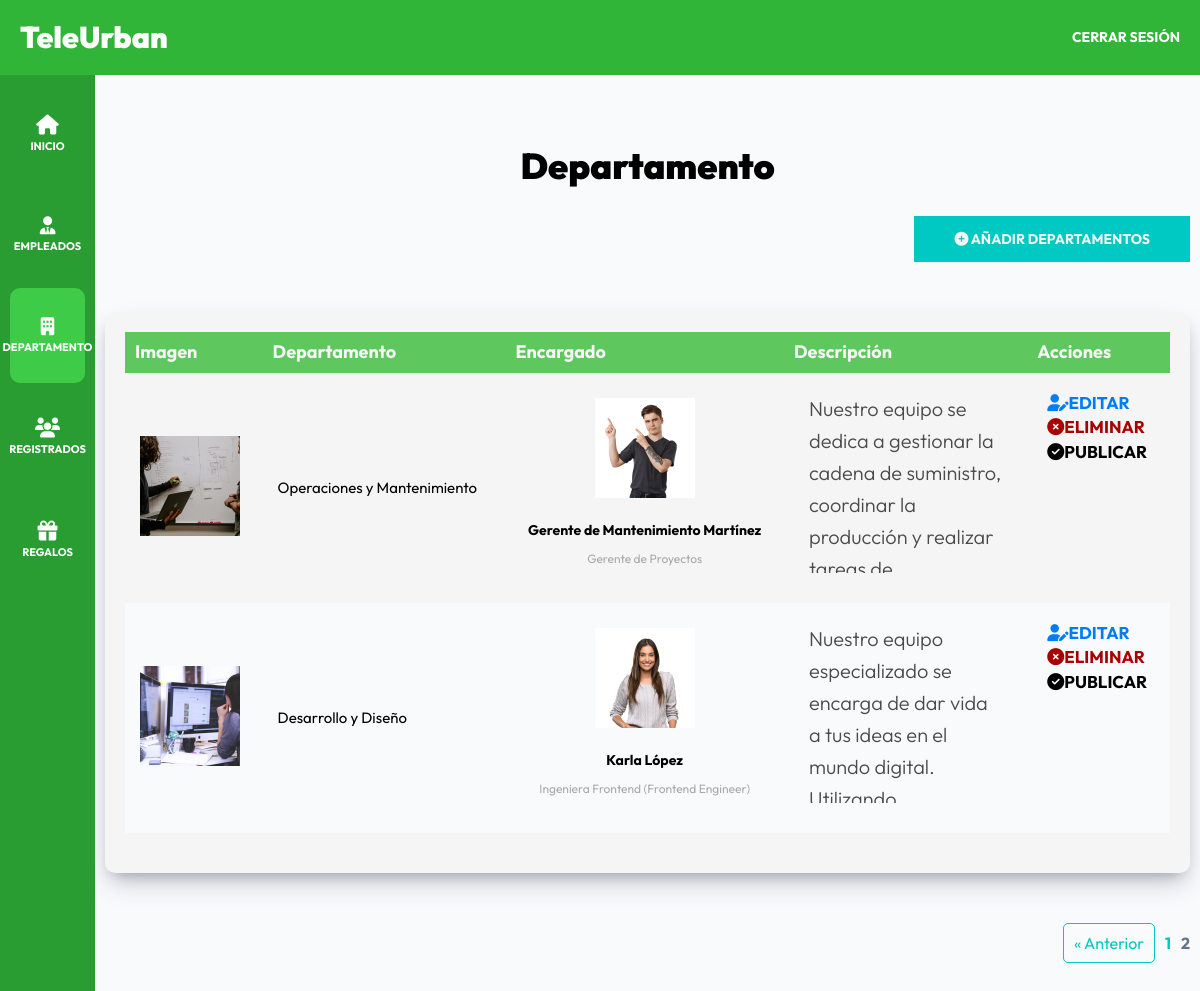
The app's page /admin/departamentos?page=2 (signed in) with its own data.
### tables this page shows
CREATE TABLE `departamentos` (
  `id` bigint NOT NULL AUTO_INCREMENT,
  `nombre_departamento` varchar(250) NOT NULL,
  `id_encargado` bigint NOT NULL,
  `descripcion` text,
  `imagen` varchar(255) DEFAULT NULL,
  PRIMARY KEY (`id`),
  KEY `departamento_ibfk_1` (`id_encargado`),
  CONSTRAINT `departamentos_ibfk_1` FOREIGN KEY (`id_encargado`) REFERENCES `empleados` (`id`)
);

CREATE TABLE `empleados` (
  `id` bigint NOT NULL AUTO_INCREMENT,
  `nombre` varchar(40) DEFAULT NULL,
  `apellido` varchar(40) DEFAULT NULL,
  `ciudad` varchar(20) DEFAULT NULL,
  `pais` varchar(20) DEFAULT NULL,
  `puesto_trabajo` varchar(100) DEFAULT NULL,
  `tags` varchar(255) DEFAULT NULL,
  `redes_sociales` text,
  `imagen` varchar(255) DEFAULT NULL,
  PRIMARY KEY (`id`)
);

### controllers/DepartamentosController.php (called while the page is built, shortened)
<?php
class DepartamentosController {
    public static function index(Router $router) {
        $pagina_actual = $_GET['page'] ?? 1;
        $pagina_actual = filter_var($pagina_actual, FILTER_VALIDATE_INT);
        $registros_por_pagina = 4;
        $total = Departamento::total();
        $paginacion = new Paginacion($pagina_actual, $registros_por_pagina, $total);
        $departamentos = Departamento::paginar($registros_por_pagina, $paginacion->offset());
        foreach ($departamentos as $departamento) {
            $departamento->encargado = Empleado::find($departamento->id_encargado);
        }
        $router->render('admin/departamentos/index', [
            'titulo' => 'Departamento',
            'departamentos' => $departamentos,
            'paginacion' => $paginacion->paginacion()
        ]);
    }
}

### public/index.php (called while the page is built, shortened)
<?php
$router = new Router();
$router->get('/login', [AuthController::class, 'login']);
$router->post('/login', [AuthController::class, 'login']);
$router->post('/logout', [AuthController::class, 'logout']);
$router->get('/registro', [AuthController::class, 'registro']);
$router->post('/registro', [AuthController::class, 'registro']);
$router->get('/olvide', [AuthController::class, 'olvide']);
$router->post('/olvide', [AuthController::class, 'olvide']);
$router->get('/reestablecer', [AuthController::class, 'reestablecer']);
$router->post('/reestablecer', [AuthController::class, 'reestablecer']);
$router->get('/mensaje', [AuthController::class, 'mensaje']);
$router->get('/confirmar-cuenta', [AuthController::class, 'confirmar']);
$router->get('/admin/dashboard', [DashboardController::class, 'index']);
$router->get('/admin/empleados', [EmpleadosController::class, 'index']);
$router->get('/admin/empleados/crear', [EmpleadosController::class, 'crear']);
$router->post('/admin/empleados/crear', [EmpleadosController::class, 'crear']);
$router->get('/admin/empleados/editar', [EmpleadosController::class, 'editar']);
$router->post('/admin/empleados/editar', [EmpleadosController::class, 'editar']);
$router->post('/admin/empleados/eliminar', [EmpleadosController::class, 'eliminar']);
$router->get('/admin/departamentos', [DepartamentosController::class, 'index']);
$router->get('/admin/departamentos/crear', [DepartamentosController::class, 'crear']);
$router->post('/admin/departamentos/crear', [DepartamentosController::class, 'crear']);
$router->get('/admin/departamentos/editar', [DepartamentosController::class, 'editar']);
$router->post('/admin/departamentos/editar', [DepartamentosController::class, 'editar']);
$router->post('/admin/departamentos/eliminar', [DepartamentosController::class, 'eliminar']);
$router->post('/admin/departamentos/publicar', [DepartamentosController::class, 'publicar']);
$router->post('/admin/registrados/aceptar', [EntrevistaController::class, 'aceptar']);
$router->post('/admin/registrados/rechazar', [EntrevistaController::class, 'rechazar']);
$router->get('/admin/registrados/cv', [EntrevistaController::class, 'cv']);
$router->get('/admin/registrados/ver', [EntrevistaController::class, 'verMasInformacion']);
$router->get('/', [PaginasController::class, 'index']);
$router->get('/teleurban', [PaginasController::class, 'nosotros']);
$router->get('/departamentos', [PaginasController::class, 'departamentos']);
$router->get('/departamento', [DepartamentosController::class, 'detalle']);
$router->get('/citas', [CitasController::class, 'crear']);
$router->post('/citas', [CitasController::class, 'crear']);
$router->post('/validar-fecha-hora', [CitasController::class, 'validarFechaHora']);
$router->get('/404', [PaginasController::class, 'error']);
$router->get('/entrevistas', [CitasController::class, 'listar']);
$router->get('/admin/registrados', [EntrevistaController::class, 'index']);
$router->get('/admin/registrados/editar', [EntrevistaController::class, 'editar']);
$router->post('/admin/registrados/editar', [EntrevistaController::class, 'editar']);
$router->post('/admin/registrados/eliminar', [EntrevistaController::class, 'eliminar']);
$router->comprobarRutas();

### models/ActiveRecord.php (called while the page is built, shortened)
<?php
class ActiveRecord {
    protected static $db;
    protected static $tabla = '';
    public static function setDB($database) {
        self::$db = $database;
    }
    public static function consultarSQL($query) {
        $resultado = self::$db->query($query);
        $array = [];
        while($registro = $resultado->fetch_assoc()) {
            $array[] = static::crearObjeto($registro);
        }
        return $array;
    }
    protected static function crearObjeto($registro) {
        $objeto = new static;
        foreach($registro as $key => $value ) {
            if(property_exists( $objeto, $key  )) {
                $objeto->$key = $value;
            }
        }
        return $objeto;
    }
    public static function find($id) {
        $query = "SELECT * FROM " . static::$tabla  ." WHERE id = {$id}";
        $resultado = self::consultarSQL($query);
        return array_shift( $resultado ) ;
    }
    public static function paginar($por_pagina, $offset) {
        $query = "SELECT * FROM " . static::$tabla . " ORDER BY id DESC LIMIT {$por_pagina} OFFSET {$offset} " ;
        $resultado = self::consultarSQL($query);
        return $resultado ;
    }
    public static function total($columna = '', $valor= '') {
        $query = "SELECT COUNT(*) FROM " . static::$tabla ;
        $resultado = self::$db->query($query);
        $total = $resultado->fetch_array();
        return array_shift($total);
    }
}

### views/admin/departamentos/index.php (the view, shortened to what this page needs)
<h2 class="dashboard__heading"><?php echo $titulo; ?></h2>
<div class="dashboard__contenedor-boton">
    <a class="dashboard__boton" href="/admin/departamentos/crear">
        <i class="fa-solid fa-circle-plus"></i>
        Añadir Departamentos
    </a>
</div>
<div class="dashboard__contenedor">
    <?php if (!empty($departamentos)) { ?>
        <table class="table">
            <thead class="table__thead">
                <tr>
                    <th scope="col" class="table__th">Imagen</th>
                    <th scope="col" class="table__th">Departamento</th>
                    <th scope="col" class="table__th">Encargado</th>
                    <th scope="col" class="table__th">Descripción</th>
                    <th scope="col" class="table__th">Acciones</th>
                </tr>
            </thead>
            <tbody class="table__tbody">
                <?php foreach ($departamentos as $departamento) { ?>
                    <tr class="table__tr">
                        <td class="table__td" data-label="Imagen">
                            <img src="/img/galeria/<?php echo $departamento->imagen; ?>.png" alt="Imagen de <?php echo $departamento->nombre_departamento; ?>" class="imagen-tabla">
                        </td>
                        <td class="table__td" data-label="Departamento">
                            <?php echo $departamento->nombre_departamento; ?>
                        </td>
                        <td class="table__td" data-label="Encargado">
                            <div class="encargado">
                                <img src="/img/galeria/<?php echo $departamento->encargado->imagen; ?>.png" alt="Imagen de <?php echo $departamento->encargado->nombre; ?>" class="encargado__imagen">
                                <div class="encargado__info">
                                    <p class="encargado__nombre"><?php echo $departamento->encargado->nombre . " " . $departamento->encargado->apellido; ?></p>
                                    <p class="encargado__puesto"><?php echo $departamento->encargado->puesto_trabajo; ?></p>
                                </div>
                            </div>
                        </td>
                        <td class="table__td table__td--descripcion" data-label="Descripción">
                            <div class="table__descripcion">
                                <?php echo $departamento->descripcion; ?>
                            </div>
                        </td>
                        <td class="table__td table__td--acciones" data-label="Acciones">
                            <a class="table__accion table__accion--editar" href="/admin/departamentos/editar?id=<?php echo $departamento->id; ?>">
                                <i class="fa-solid fa-user-pen"></i>
                                Editar
                            </a>
                            <form method="POST" action="/admin/departamentos/eliminar" class="table__formulario">
                                <button class="table__accion table__accion--eliminar" type="submit">
                                    <i class="fa-solid fa-circle-xmark"></i>
                                    Eliminar
                                </button>
                            </form>
                            <form method="POST" action="/admin/departamentos/publicar" class="table__formulario">
                                <button class="table__accion table__accion--publicar" type="submit">
                                    <i class="fa-solid fa-circle-check"></i>
                                    Publicar
                                </button>
                            </form>
                        </td>
                    </tr>
                <?php } ?>
            </tbody>
        </table>
    <?php } else { ?>
        <p class="text-center">No Hay Departamentos Aún</p>
    <?php } ?>
</div>
<?php echo $paginacion; ?>

### public/build/css/app.css (style rules this page uses)
html { -webkit-text-size-adjust:100%;line-height:1.15 }
body { margin:0 }
a { background-color:transparent }
img { border-style:none }
button,input,optgroup,select,textarea { font-family:inherit;font-size:100%;line-height:1.15;margin:0 }
button,input { overflow:visible }
button,select { text-transform:none }
[type=button],[type=reset],[type=submit],button { -webkit-appearance:button;-moz-appearance:button;appearance:button }
html { box-sizing:border-box;font-size:62.5%;height:100% }
*,:after,:before { box-sizing:inherit }
body { font-family:Outfit,sans-serif;font-size:1.8rem }
a { text-decoration:none }
img { height:auto;width:100% }
h1,h2,h3 { font-family:Outfit,sans-serif;font-weight:900;margin:2rem 0 }
h2 { font-size:3.6rem }
[class$=__heading] { font-family:Outfit,sans-serif;font-weight:900;margin:6rem 0 3rem;text-align:center }
[class$=__descripcion] { color:#a9a9a9;font-size:1.8rem;font-weight:300;margin-bottom:5rem;text-align:center }
.dashboard { background-color:#f8fafc;display:flex;flex-direction:column;height:100% }
@media (min-width:768px) { .dashboard__contenedor-boton { display:flex;justify-content:flex-end;margin-bottom:5rem } }
.dashboard__boton { background-color:#00c8c2;border:none;color:#f5f5f5;display:inline-block;font-size:1.8rem;font-size:1.4rem;font-weight:700;padding:1.5rem 4rem;text-align:center;text-transform:uppercase;transition-duration:.3s;transition-property:background-color;width:100% }
@media (min-width:768px) { .dashboard__boton { width:auto } }
.dashboard__contenedor,.dashboard__formulario { background-color:#f5f5f5;border-radius:1rem;box-shadow:0 13px 27px -5px rgba(50,50,93,.25),0 8px 16px -8px rgba(0,0,0,.3);margin-top:5rem;overflow-x:auto;padding:2rem }
.table { border-collapse:collapse;font-family:Outfit,sans-serif;margin-bottom:2rem;overflow-x:auto;width:100% }
.table__thead { background-color:#5ec85e;color:#f5f5f5 }
.table__td,.table__th { font-size:1.6rem;padding:1rem;text-align:left;vertical-align:middle }
@media (min-width:480px) { .table__th { font-size:1.4rem } }
@media (min-width:768px) { .table__th { font-size:1.8rem } }
@media (min-width:1024px) { .table__th { font-size:2rem } }
@media (min-width:1200px) { .table__th { font-size:1.8rem } }
.table__tr { height:4rem }
.table__tr:nth-of-type(2n) { background-color:#f8fafc }
.table__tr:nth-of-type(odd) { background-color:#f5f5f5 }
.table__td { font-size:1.4rem;padding:1.5rem 1rem;text-align:left;vertical-align:middle }
@media (min-width:480px) { .table__td { font-size:1.2rem;padding:1rem .8rem } }
@media (min-width:768px) { .table__td { font-size:1.6rem;padding:1.2rem 1rem } }
@media (min-width:1024px) { .table__td { font-size:1.8rem;padding:1.5rem 1.2rem } }
@media (min-width:1200px) { .table__td { font-size:1.5rem;padding:2rem 1.5rem } }
.table__td--acciones { align-items:flex-start;display:flex;flex-direction:column;gap:.5rem;text-align:right }
.table__td--descripcion { max-width:23rem;position:relative }
.table__td--descripcion .table__descripcion { background-color:transparent;color:#4a4a4a;font-family:Outfit,sans-serif;font-size:1rem;line-height:1.6;margin-bottom:1rem;max-height:18rem;overflow-y:auto;padding:0 1rem;text-align:left;white-space:normal }
@media (min-width:480px) { .table__td--descripcion .table__descripcion { font-size:1.2rem } }
@media (min-width:768px) { .table__td--descripcion .table__descripcion { font-size:1.6rem } }
@media (min-width:1024px) { .table__td--descripcion .table__descripcion { font-size:1.8rem } }
@media (min-width:1200px) { .table__td--descripcion .table__descripcion { font-size:2rem } }
.table__accion { all:unset;align-items:center;display:inline-flex;font-size:1.2rem;font-weight:700;margin-left:.5rem;text-transform:uppercase }
.table__accion--editar { color:#007df4 }
.table__accion--eliminar { color:#a90000 }
@media (min-width:480px) { .table__accion { font-size:1rem } }
@media (min-width:768px) { .table__accion { font-size:1.4rem } }
@media (min-width:1024px) { .table__accion { font-size:1.6rem } }
@media (min-width:1200px) { .table__accion { font-size:1.7rem } }
.table .imagen-tabla { height:auto;width:10rem }
.table .encargado { align-items:center;display:flex;flex-direction:column }
.table .encargado__imagen { height:auto;margin-bottom:1rem;width:10rem }
.table .encargado__info { text-align:center }
.table .encargado__nombre { font-size:1.4rem;font-weight:700 }
.table .encargado__puesto { color:#a9a9a9;font-size:1.2rem }

### records on screen
departamentos: imagen (picture), nombre_departamento "Operaciones y Mantenimiento", id_encargado.imagen (picture), id_encargado.nombre "Gerente de Mantenimiento", id_encargado.apellido "Martínez", id_encargado.puesto_trabajo "Gerente de Proyectos", descripcion "Nuestro equipo se dedica a gestionar la cadena de suministro, coordinar la producción y realizar…"
departamentos: imagen (picture), nombre_departamento "Desarrollo y Diseño", id_encargado.imagen (picture), id_encargado.nombre "Karla", id_encargado.apellido "López", id_encargado.puesto_trabajo "Ingeniera Frontend (Frontend Engineer)", descripcion "Nuestro equipo especializado se encarga de dar vida a tus ideas en el mundo digital.…"

### other values on screen
$titulo "Departamento"
